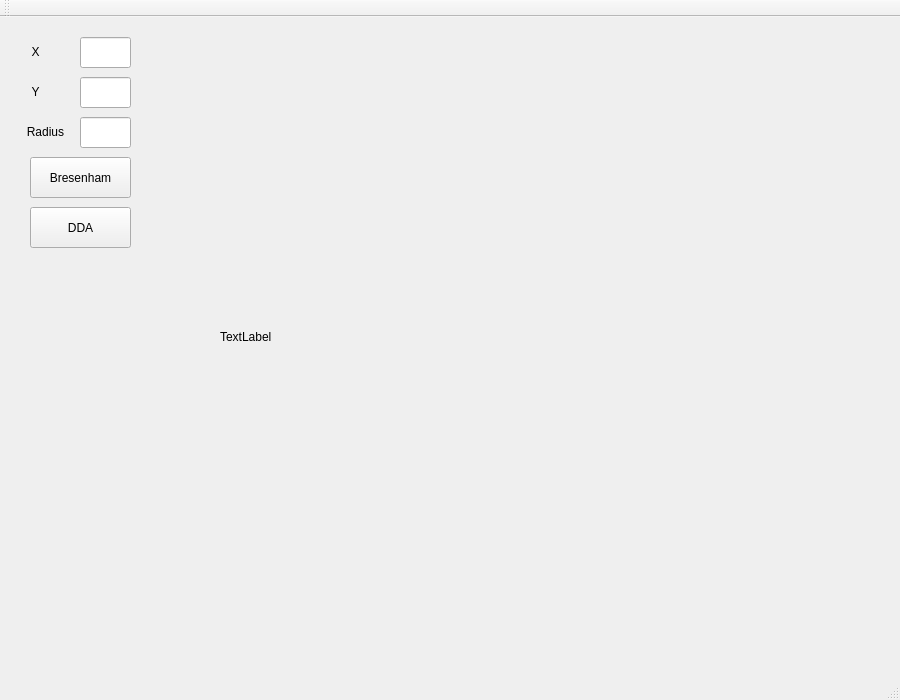
<?xml version="1.0" encoding="UTF-8"?>
<ui version="4.0">
 <class>MainWindow</class>
 <widget class="QMainWindow" name="MainWindow">
  <property name="geometry">
   <rect>
    <x>0</x>
    <y>0</y>
    <width>900</width>
    <height>700</height>
   </rect>
  </property>
  <property name="windowTitle">
   <string>MainWindow</string>
  </property>
  <widget class="QWidget" name="centralWidget">
   <widget class="QLabel" name="label">
    <property name="geometry">
     <rect>
      <x>20</x>
      <y>20</y>
      <width>31</width>
      <height>31</height>
     </rect>
    </property>
    <property name="text">
     <string>X</string>
    </property>
    <property name="textFormat">
     <enum>Qt::RichText</enum>
    </property>
    <property name="alignment">
     <set>Qt::AlignCenter</set>
    </property>
   </widget>
   <widget class="QLineEdit" name="txtX">
    <property name="geometry">
     <rect>
      <x>80</x>
      <y>20</y>
      <width>51</width>
      <height>31</height>
     </rect>
    </property>
   </widget>
   <widget class="QLineEdit" name="txtY">
    <property name="geometry">
     <rect>
      <x>80</x>
      <y>60</y>
      <width>51</width>
      <height>31</height>
     </rect>
    </property>
   </widget>
   <widget class="QLabel" name="label_2">
    <property name="geometry">
     <rect>
      <x>20</x>
      <y>60</y>
      <width>31</width>
      <height>31</height>
     </rect>
    </property>
    <property name="text">
     <string>Y</string>
    </property>
    <property name="textFormat">
     <enum>Qt::RichText</enum>
    </property>
    <property name="alignment">
     <set>Qt::AlignCenter</set>
    </property>
   </widget>
   <widget class="QLineEdit" name="txtRadius">
    <property name="geometry">
     <rect>
      <x>80</x>
      <y>100</y>
      <width>51</width>
      <height>31</height>
     </rect>
    </property>
    <property name="text">
     <string/>
    </property>
   </widget>
   <widget class="QLabel" name="label_3">
    <property name="geometry">
     <rect>
      <x>20</x>
      <y>100</y>
      <width>51</width>
      <height>31</height>
     </rect>
    </property>
    <property name="text">
     <string>Radius</string>
    </property>
    <property name="textFormat">
     <enum>Qt::RichText</enum>
    </property>
    <property name="alignment">
     <set>Qt::AlignCenter</set>
    </property>
   </widget>
   <widget class="QPushButton" name="btn_bresenham">
    <property name="geometry">
     <rect>
      <x>30</x>
      <y>140</y>
      <width>101</width>
      <height>41</height>
     </rect>
    </property>
    <property name="text">
     <string>Bresenham</string>
    </property>
   </widget>
   <widget class="QPushButton" name="btn_dda">
    <property name="geometry">
     <rect>
      <x>30</x>
      <y>190</y>
      <width>101</width>
      <height>41</height>
     </rect>
    </property>
    <property name="text">
     <string>DDA</string>
    </property>
   </widget>
   <widget class="QLabel" name="label_draw">
    <property name="geometry">
     <rect>
      <x>220</x>
      <y>20</y>
      <width>600</width>
      <height>600</height>
     </rect>
    </property>
    <property name="text">
     <string>TextLabel</string>
    </property>
   </widget>
  </widget>
  <widget class="QMenuBar" name="menuBar">
   <property name="geometry">
    <rect>
     <x>0</x>
     <y>0</y>
     <width>900</width>
     <height>19</height>
    </rect>
   </property>
  </widget>
  <widget class="QToolBar" name="mainToolBar">
   <attribute name="toolBarArea">
    <enum>TopToolBarArea</enum>
   </attribute>
   <attribute name="toolBarBreak">
    <bool>false</bool>
   </attribute>
  </widget>
  <widget class="QStatusBar" name="statusBar"/>
 </widget>
 <layoutdefault spacing="6" margin="11"/>
 <resources/>
 <connections/>
</ui>
